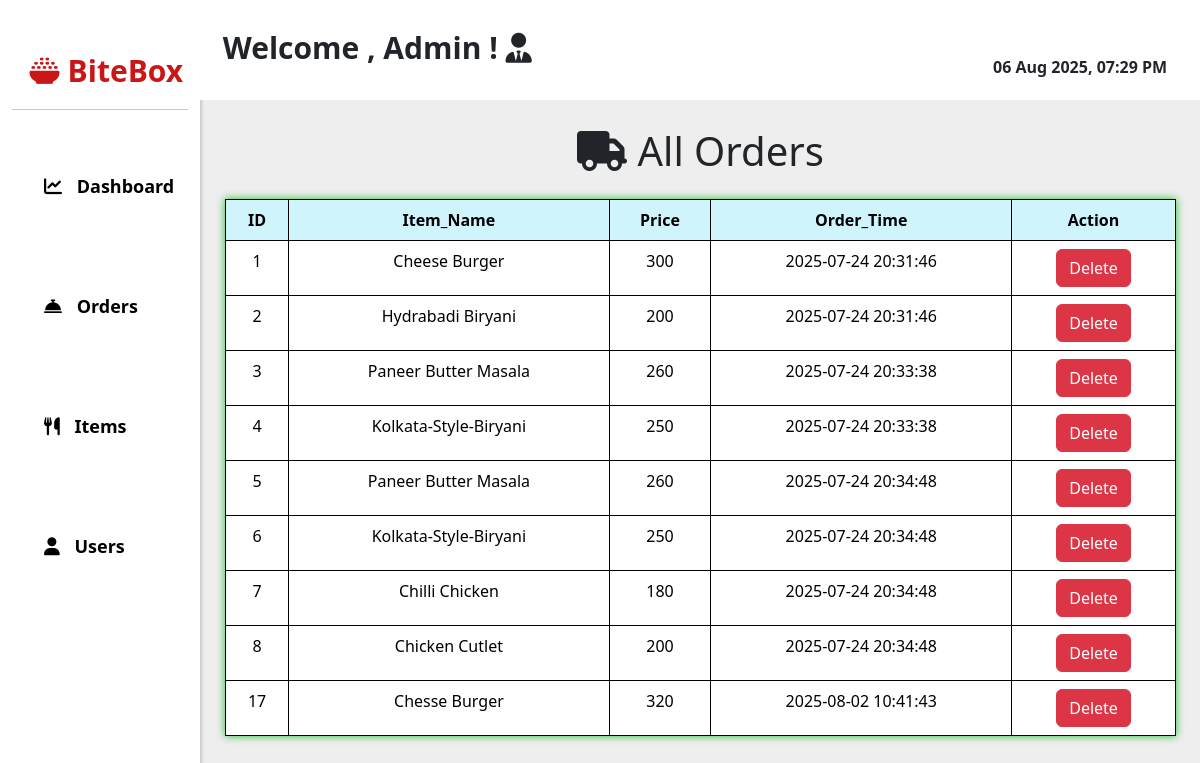
Screenshot of /adminpanel/order.php (signed in) with the database file from the repository.
### tables this page shows
CREATE TABLE `orders` (
  `id` int(11) NOT NULL,
  `item` varchar(200) NOT NULL,
  `price` int(11) NOT NULL,
  `order_time` datetime NOT NULL DEFAULT current_timestamp()
);

### adminpanel/order.php (the view, shortened to what this page needs)
<?php
include 'header.php';
include 'sidebar.php';
include 'topbar.php';
include '../includes/config.php';
$sql = "SELECT * FROM orders";
$result = mysqli_query($conn, $sql);
?>
<!DOCTYPE html>
<html lang="en">
<head>
    <link rel="stylesheet" href="https://cdn.jsdelivr.net/npm/bootstrap@5.3.2/dist/css/bootstrap.min.css">
</head>
<body>
<div class="container mt-5">
    <h1 class="mb-4"> <i class="fa-solid fa-truck"></i> All Orders</h1>
    <table class="table table-bordered">
        <thead class="table-info">
            <tr>
                <th>ID</th>
                <th>Item_Name</th>
                <th>Price</th>
                <th>Order_Time</th>
                <th>Action</th>
            </tr>
        </thead>
        <tbody>
            <?php while ($row = mysqli_fetch_assoc($result)) { ?>
                <tr>
                    <td><?= $row['id'] ?></td>
                    <td><?= $row['item'] ?></td>
                    <td><?= $row['price'] ?></td>
                    <td><?= $row['order_time'] ?></td>
                    <td>
                    <a href="../includes/del_orders.php?id=<?php echo $row['id'];?>" class="btn btn-danger">Delete</a>
                    </td>
                </tr>
            <?php } ?>
        </tbody>
    </table>
</div>
</body>
</html>

### adminpanel/header.php (shortened to what this page needs)
<!DOCTYPE html>
<html lang="en">
<head>
    <link rel="stylesheet" href="panelstyle.css">
    <link rel="stylesheet" href="https://cdnjs.cloudflare.com/ajax/libs/font-awesome/6.4.0/css/all.min.css">
    <link rel="stylesheet" href="https://cdn.jsdelivr.net/npm/bootstrap@5.2.3/dist/css/bootstrap.min.css">
</head>
<body>

### adminpanel/sidebar.php
<div class="container-fluid">
       <div class="row">
           <div class="col-md-2 col-sm-12 sidebar">
              <a class="navbar-brand d-flex align-items-center fw-bold mt-5" href=".." id="logo">
       <i class="fas fa-bowl-rice me-2 fw-bold" ></i> BiteBox
     </a> <hr>
               <div id="menus">
                   <nav class=" nav mt-3">
                       <ul>
                           <li> <a href="panel.php"> <i class="fa-solid fa-chart-line"></i> Dashboard</a></li>
                           <li> <a href="order.php"> <i class="fa-solid fa-bell-concierge"></i> Orders</a></li>
                           <li> <a href="item.php"> <i class="fa-solid fa-utensils"></i> Items</a></li>
                           <li> <a href="user.php"> <i class="fa-solid fa-user"></i> Users</a></li>
                       </ul>
                   </nav>
               </div>
           </div>

### adminpanel/topbar.php (shortened to what this page needs)
<div class="col-md-10 col-sm-12 right-section">
    <h5 class="fw-bold">Welcome , Admin ! <i class="fa-solid fa-user-tie"></i></h5>
    <p style="margin-left:80%;margin-top:-2%;" class="fw-semibold">
        <?php
        echo date("d M Y, h:i A");
        ?>
    </p>

### adminpanel/panelstyle.css (style rules this page uses)
body { margin: 0; padding: 0; background-color: #eee!important; }
#logo { color: rgb(202, 22, 22); font-size: 30px; margin-left: 10%; }
.sidebar { height: 100vh; background-color: #fff; box-shadow: rgba(0, 0, 0, 0.15) 1.95px 1.95px 2.6px; }
#menus nav ul li { list-style: none; }
#menus nav ul li a { text-decoration: none!important; color: black; line-height: 120px; font-weight: 600; font-size: 18px; }
#menus nav ul li a i { padding-right: 10px; }
.right-section { height: 100px; background-color: #fff; border-left: 1px solid #fff; }
.right-section h5 { padding-top: 30px; padding-left: 1%; font-size: 30px; }

### adminpanel/order.php (style rules this page uses)
table tr { border: 1px solid black; text-align: center; }
h1 { text-align: center; }
table { box-shadow: 0 0 0.5rem rgba(10, 187, 31, 0.93); }

### rows the page displays
orders: id "1", item "Cheese Burger", price "300", order_time "2025-07-24 20:31:46"
orders: id "2", item "Hydrabadi Biryani", price "200", order_time "2025-07-24 20:31:46"
orders: id "3", item "Paneer Butter Masala", price "260", order_time "2025-07-24 20:33:38"
orders: id "4", item "Kolkata-Style-Biryani", price "250", order_time "2025-07-24 20:33:38"
orders: id "5", item "Paneer Butter Masala", price "260", order_time "2025-07-24 20:34:48"
orders: id "6", item "Kolkata-Style-Biryani", price "250", order_time "2025-07-24 20:34:48"
orders: id "7", item "Chilli Chicken", price "180", order_time "2025-07-24 20:34:48"
orders: id "8", item "Chicken Cutlet", price "200", order_time "2025-07-24 20:34:48"
orders: id "17", item "Chesse Burger", price "320", order_time "2025-08-02 10:41:43"
